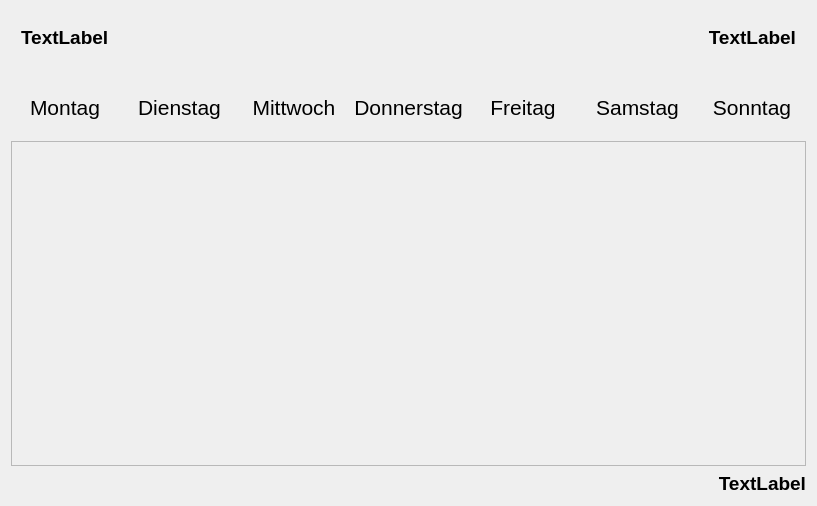
<?xml version="1.0" encoding="UTF-8"?>
<ui version="4.0">
 <class>CalendarPrint</class>
 <widget class="QDialog" name="CalendarPrint">
  <property name="geometry">
   <rect>
    <x>0</x>
    <y>0</y>
    <width>817</width>
    <height>506</height>
   </rect>
  </property>
  <property name="sizePolicy">
   <sizepolicy hsizetype="Preferred" vsizetype="Preferred">
    <horstretch>0</horstretch>
    <verstretch>0</verstretch>
   </sizepolicy>
  </property>
  <property name="windowTitle">
   <string>Распечатка Календаря</string>
  </property>
  <property name="windowIcon">
   <iconset resource="assets/res.qrc">
    <normaloff>:/window-icons/printer.png</normaloff>:/window-icons/printer.png</iconset>
  </property>
  <layout class="QVBoxLayout" name="verticalLayout">
   <item>
    <spacer name="verticalSpacer_2">
     <property name="orientation">
      <enum>Qt::Vertical</enum>
     </property>
     <property name="sizeType">
      <enum>QSizePolicy::Fixed</enum>
     </property>
     <property name="sizeHint" stdset="0">
      <size>
       <width>0</width>
       <height>15</height>
      </size>
     </property>
    </spacer>
   </item>
   <item>
    <layout class="QHBoxLayout" name="horizontalLayout">
     <property name="leftMargin">
      <number>10</number>
     </property>
     <property name="rightMargin">
      <number>10</number>
     </property>
     <item>
      <widget class="QLabel" name="Worker">
       <property name="sizePolicy">
        <sizepolicy hsizetype="Preferred" vsizetype="Maximum">
         <horstretch>0</horstretch>
         <verstretch>0</verstretch>
        </sizepolicy>
       </property>
       <property name="font">
        <font>
         <pointsize>14</pointsize>
         <weight>75</weight>
         <bold>true</bold>
        </font>
       </property>
       <property name="text">
        <string>TextLabel</string>
       </property>
      </widget>
     </item>
     <item>
      <widget class="QLabel" name="Date">
       <property name="sizePolicy">
        <sizepolicy hsizetype="Preferred" vsizetype="Maximum">
         <horstretch>0</horstretch>
         <verstretch>0</verstretch>
        </sizepolicy>
       </property>
       <property name="font">
        <font>
         <pointsize>14</pointsize>
         <weight>75</weight>
         <bold>true</bold>
        </font>
       </property>
       <property name="layoutDirection">
        <enum>Qt::LeftToRight</enum>
       </property>
       <property name="text">
        <string>TextLabel</string>
       </property>
       <property name="alignment">
        <set>Qt::AlignRight|Qt::AlignTrailing|Qt::AlignVCenter</set>
       </property>
      </widget>
     </item>
    </layout>
   </item>
   <item>
    <spacer name="verticalSpacer_3">
     <property name="orientation">
      <enum>Qt::Vertical</enum>
     </property>
     <property name="sizeType">
      <enum>QSizePolicy::Fixed</enum>
     </property>
     <property name="sizeHint" stdset="0">
      <size>
       <width>0</width>
       <height>40</height>
      </size>
     </property>
    </spacer>
   </item>
   <item>
    <layout class="QHBoxLayout" name="horizontalLayout_2">
     <item>
      <widget class="QLabel" name="label_2">
       <property name="font">
        <font>
         <pointsize>16</pointsize>
        </font>
       </property>
       <property name="text">
        <string>Montag</string>
       </property>
       <property name="alignment">
        <set>Qt::AlignCenter</set>
       </property>
      </widget>
     </item>
     <item>
      <widget class="QLabel" name="label_6">
       <property name="font">
        <font>
         <pointsize>16</pointsize>
        </font>
       </property>
       <property name="text">
        <string>Dienstag</string>
       </property>
       <property name="alignment">
        <set>Qt::AlignCenter</set>
       </property>
      </widget>
     </item>
     <item>
      <widget class="QLabel" name="label_5">
       <property name="font">
        <font>
         <pointsize>16</pointsize>
        </font>
       </property>
       <property name="text">
        <string>Mittwoch</string>
       </property>
       <property name="alignment">
        <set>Qt::AlignCenter</set>
       </property>
      </widget>
     </item>
     <item>
      <widget class="QLabel" name="label_7">
       <property name="font">
        <font>
         <pointsize>16</pointsize>
        </font>
       </property>
       <property name="text">
        <string>Donnerstag</string>
       </property>
       <property name="alignment">
        <set>Qt::AlignCenter</set>
       </property>
      </widget>
     </item>
     <item>
      <widget class="QLabel" name="label_4">
       <property name="font">
        <font>
         <pointsize>16</pointsize>
        </font>
       </property>
       <property name="text">
        <string>Freitag</string>
       </property>
       <property name="alignment">
        <set>Qt::AlignCenter</set>
       </property>
      </widget>
     </item>
     <item>
      <widget class="QLabel" name="label_3">
       <property name="font">
        <font>
         <pointsize>16</pointsize>
        </font>
       </property>
       <property name="text">
        <string>Samstag</string>
       </property>
       <property name="alignment">
        <set>Qt::AlignCenter</set>
       </property>
      </widget>
     </item>
     <item>
      <widget class="QLabel" name="label">
       <property name="font">
        <font>
         <pointsize>16</pointsize>
        </font>
       </property>
       <property name="text">
        <string>Sonntag</string>
       </property>
       <property name="alignment">
        <set>Qt::AlignCenter</set>
       </property>
      </widget>
     </item>
    </layout>
   </item>
   <item>
    <spacer name="verticalSpacer">
     <property name="orientation">
      <enum>Qt::Vertical</enum>
     </property>
     <property name="sizeType">
      <enum>QSizePolicy::Fixed</enum>
     </property>
     <property name="sizeHint" stdset="0">
      <size>
       <width>0</width>
       <height>15</height>
      </size>
     </property>
    </spacer>
   </item>
   <item>
    <widget class="QFrame" name="CalendarWidget">
     <property name="sizePolicy">
      <sizepolicy hsizetype="Preferred" vsizetype="MinimumExpanding">
       <horstretch>0</horstretch>
       <verstretch>0</verstretch>
      </sizepolicy>
     </property>
     <property name="styleSheet">
      <string notr="true"/>
     </property>
     <property name="frameShape">
      <enum>QFrame::StyledPanel</enum>
     </property>
     <property name="frameShadow">
      <enum>QFrame::Raised</enum>
     </property>
    </widget>
   </item>
   <item>
    <widget class="QLabel" name="DaysWorked">
     <property name="sizePolicy">
      <sizepolicy hsizetype="Preferred" vsizetype="Maximum">
       <horstretch>0</horstretch>
       <verstretch>0</verstretch>
      </sizepolicy>
     </property>
     <property name="font">
      <font>
       <pointsize>14</pointsize>
       <weight>75</weight>
       <bold>true</bold>
      </font>
     </property>
     <property name="layoutDirection">
      <enum>Qt::LeftToRight</enum>
     </property>
     <property name="styleSheet">
      <string notr="true"/>
     </property>
     <property name="text">
      <string>TextLabel</string>
     </property>
     <property name="alignment">
      <set>Qt::AlignRight|Qt::AlignTrailing|Qt::AlignVCenter</set>
     </property>
    </widget>
   </item>
  </layout>
 </widget>
 <resources>
  <include location="assets/res.qrc"/>
 </resources>
 <connections/>
</ui>
